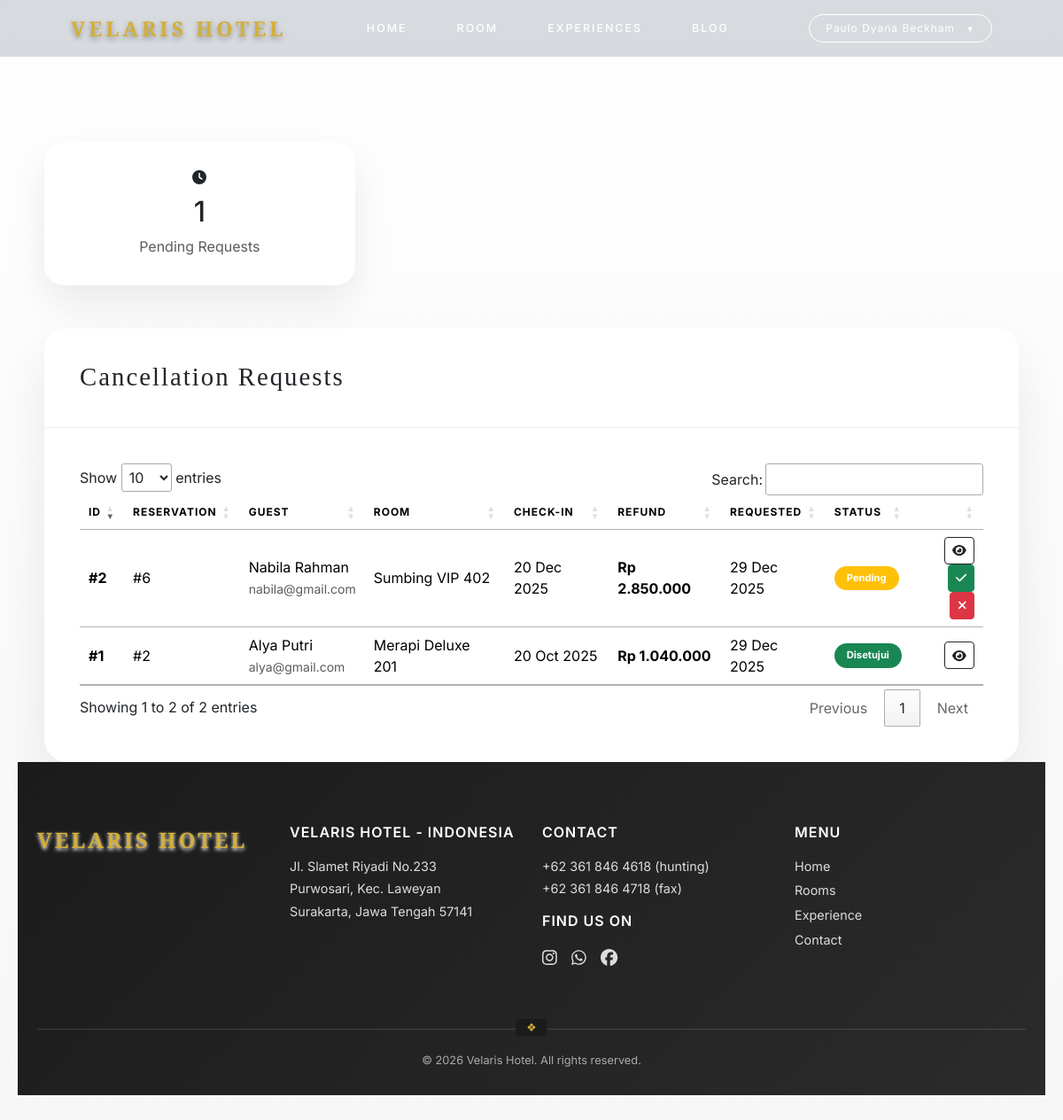
The app's page /admin/pembatalan/index.php (signed in), older data.
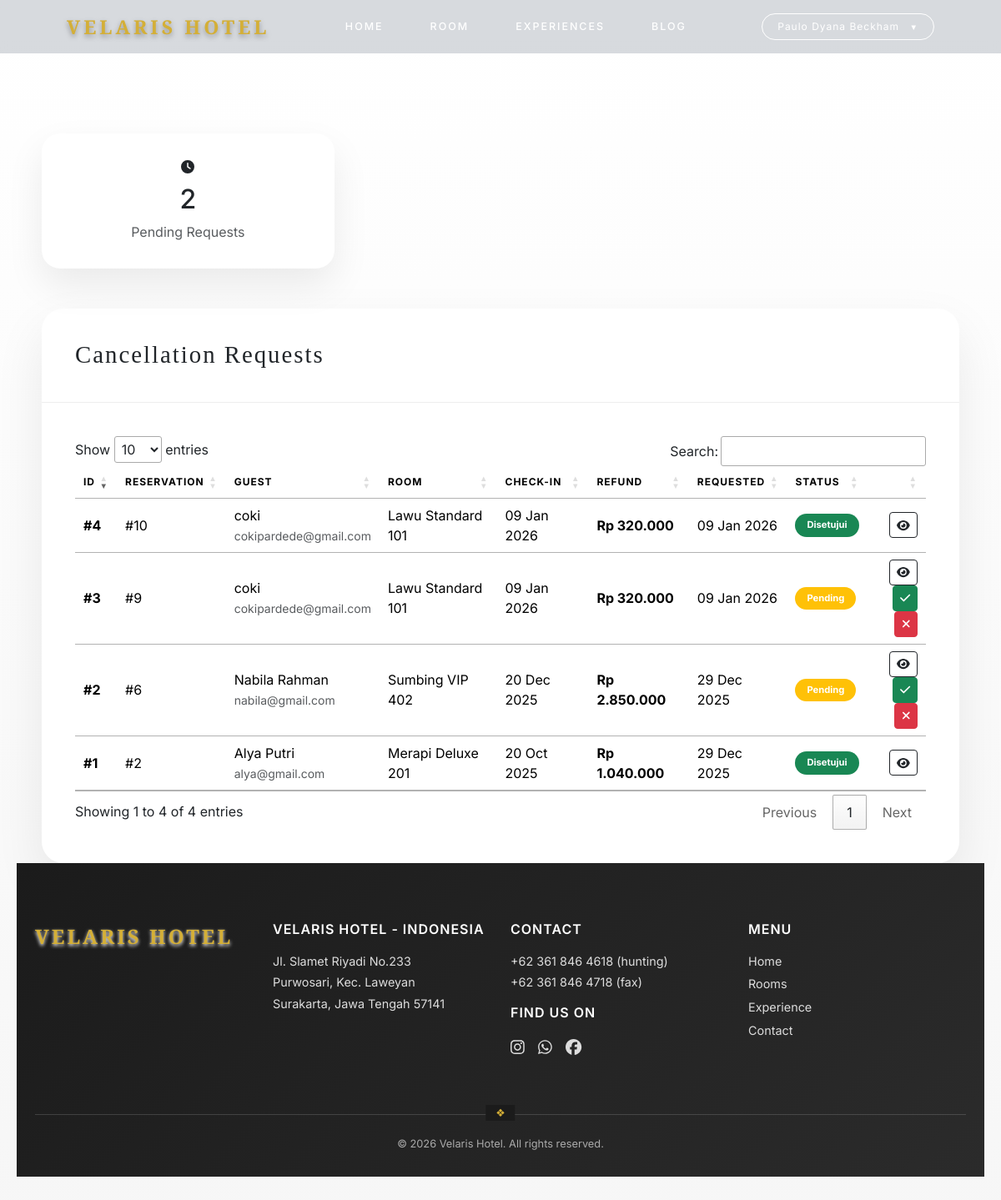
The same page, newer data.
### tables this page shows
CREATE TABLE `pembatalan` (
  `id_batal` int NOT NULL,
  `id_reservasi` int NOT NULL,
  `tgl_pengajuan` timestamp NOT NULL DEFAULT CURRENT_TIMESTAMP,
  `tgl_diproses` datetime DEFAULT NULL,
  `alasan` text NOT NULL,
  `nama_bank` varchar(50) NOT NULL,
  `no_rekening` varchar(50) NOT NULL,
  `nama_pemilik` varchar(100) NOT NULL,
  `status_pengajuan` enum('pending','disetujui','ditolak') DEFAULT 'pending',
  `catatan_admin` text
);

CREATE TABLE `users` (
  `id_user` int NOT NULL,
  `nama_lengkap` varchar(100) NOT NULL,
  `email` varchar(100) NOT NULL,
  `password` varchar(255) NOT NULL,
  `no_hp` varchar(20) NOT NULL,
  `role` enum('admin','staff','user') DEFAULT 'user',
  `created_at` timestamp NOT NULL DEFAULT CURRENT_TIMESTAMP
);

CREATE TABLE `kamar` (
  `id_kamar` int NOT NULL,
  `nama_kamar` varchar(100) NOT NULL,
  `tipe_kamar` varchar(50) NOT NULL,
  `harga` decimal(10,2) NOT NULL,
  `deskripsi` text,
  `foto_kamar` varchar(255) DEFAULT NULL,
  `stok` int NOT NULL DEFAULT '0'
);

CREATE TABLE `reservasi` (
  `id_reservasi` int NOT NULL,
  `id_user` int NOT NULL,
  `id_kamar` int NOT NULL,
  `kode_booking` varchar(25) NOT NULL,
  `tgl_checkin` date NOT NULL,
  `tgl_checkout` date NOT NULL,
  `jumlah_kamar` int NOT NULL DEFAULT '1',
  `total_harga` decimal(10,2) NOT NULL,
  `bukti_bayar` varchar(255) DEFAULT NULL,
  `status` enum('menunggu_bayar','menunggu_verifikasi','lunas','pembatalan_diajukan','batal','selesai','checkin') DEFAULT 'menunggu_bayar',
  `created_at` timestamp NOT NULL DEFAULT CURRENT_TIMESTAMP
);

### config/database.php (called while the page is built, shortened)
<?php
class Koneksi {
    private $host = "127.0.0.1";
    private $user = "root";
    private $pass = "";
    private $db   = "db_velarishotel";
    private $port = 3306;
    function getKoneksi() {
        $this->conn = mysqli_connect(
            $this->host,
            $this->user,
            $this->pass,
            $this->db,
            $this->port
        );
        mysqli_set_charset($this->conn, "utf8mb4");
        return $this->conn;
    }
}
$database = new Koneksi();
$conn = $database->getKoneksi();
function query($sql) {
    global $conn;
    $result = mysqli_query($conn, $sql);
    return $result;
}
function fetch_all($sql) {
    $result = query($sql);
    $data = [];
    if ($result && mysqli_num_rows($result) > 0) {
        while ($row = mysqli_fetch_assoc($result)) {
            $data[] = $row;
        }
    }
    return $data;
}
?>

### config/functions.php (called while the page is built, shortened)
<?php
require_once __DIR__ . '/database.php';
function format_rupiah($angka) {
    return 'Rp ' . number_format($angka, 0, ',', '.');
}
function format_tanggal($tanggal, $format = 'd F Y') {
    $timestamp = strtotime($tanggal);
    return date($format, $timestamp);
}
?>

### admin/pembatalan/index.php (the view, shortened to what the changed rows need)
<?php
require_once __DIR__ . '/../../config/database.php';
require_once __DIR__ . '/../../config/functions.php';
$cancellations = fetch_all("
    SELECT
        p.*,
        r.tgl_checkin,
        r.total_harga,
        u.nama_lengkap,
        u.email,
        k.nama_kamar
    FROM pembatalan p
    JOIN reservasi r ON p.id_reservasi = r.id_reservasi
    JOIN users u ON r.id_user = u.id_user
    JOIN kamar k ON r.id_kamar = k.id_kamar
    ORDER BY p.tgl_pengajuan DESC
");
$pending_count = 0;
foreach ($cancellations as $c) {
    if ($c['status_pengajuan'] === 'pending') $pending_count++;
}
require_once __DIR__ . '/../includes/header.php';
?>
<div class="page-wrapper">
    <div class="lux-container">
        <div class="row mb-5">
            <div class="col-md-4">
                <div class="stat-box">
                    <i class="fas fa-clock mb-2"></i>
                    <h2><?= $pending_count ?></h2>
                    <p class="text-muted mb-0">Pending Requests</p>
                </div>
            </div>
        </div>
        <div class="lux-card">
            <div class="lux-body">
                <div class="table-responsive">
                    <table id="cancellationsTable" class="table lux-table table-hover align-middle">
                        <thead>
                            <tr>
                                <th>ID</th>
                                <th>Reservation</th>
                                <th>Guest</th>
                                <th>Room</th>
                                <th>Check-in</th>
                                <th>Refund</th>
                                <th>Requested</th>
                                <th>Status</th>
                                <th class="text-end"></th>
                            </tr>
                        </thead>
                        <tbody>
                        <?php foreach ($cancellations as $c): ?>
                            <tr>
                                <td><strong>#<?= $c['id_batal'] ?></strong></td>
                                <td>#<?= $c['id_reservasi'] ?></td>
                                <td>
                                    <?= htmlspecialchars($c['nama_lengkap']) ?><br>
                                    <small class="text-muted"><?= htmlspecialchars($c['email']) ?></small>
                                </td>
                                <td><?= htmlspecialchars($c['nama_kamar']) ?></td>
                                <td><?= format_tanggal($c['tgl_checkin'], 'd M Y') ?></td>
                                <td><strong><?= format_rupiah($c['total_harga']) ?></strong></td>
                                <td><?= format_tanggal($c['tgl_pengajuan'], 'd M Y') ?></td>
                                <td>
                                    <span class="badge bg-<?=
                                        $c['status_pengajuan']=='pending'?'warning':
                                        ($c['status_pengajuan']=='disetujui'?'success':'danger')
                                    ?>">
                                        <?= ucfirst($c['status_pengajuan']) ?>
                                    </span>
                                </td>
                                <td class="text-end">
                                    <a href="detail.php?id=<?= $c['id_batal'] ?>"
                                    class="btn btn-sm btn-outline-dark">
                                        <i class="fas fa-eye"></i>
                                    </a>
                                    <?php if ($c['status_pengajuan'] === 'pending'): ?>
                                    <button class="btn btn-sm btn-success btn-approve"
                                            data-id="<?= $c['id_batal'] ?>">
                                        <i class="fas fa-check"></i>
                                    </button>
                                    <button class="btn btn-sm btn-danger btn-reject"
                                            data-id="<?= $c['id_batal'] ?>">
                                        <i class="fas fa-times"></i>
                                    </button>
                                    <?php endif; ?>
                                </td>
                            </tr>
                        <?php endforeach ?>
                        </tbody>
                    </table>
        </div>
    </div>
</div>
<?php require_once __DIR__ . '/../includes/footer.php'; ?>

Row changes from the older to the newer data that the page shows:
added pembatalan: id_batal "4", id_reservasi "10", users.nama_lengkap "coki", users.email "cokipardede@gmail.com", kamar.nama_kamar "Lawu Standard 101", id_reservasi.tgl_checkin "09 Jan 2026", id_reservasi.total_harga "Rp 320.000", tgl_pengajuan "09 Jan 2026", status_pengajuan "Disetujui"
added pembatalan: id_batal "3", id_reservasi "9", users.nama_lengkap "coki", users.email "cokipardede@gmail.com", kamar.nama_kamar "Lawu Standard 101", id_reservasi.tgl_checkin "09 Jan 2026", id_reservasi.total_harga "Rp 320.000", tgl_pengajuan "09 Jan 2026", status_pengajuan "Pending"
Text that changed along with them:
$pending_count: "1" → "2"
text written by a page script: "Show entries Search: Showing 1 to 2 of 2 entries Previous 1 Next" → "Show entries Search: Showing 1 to 4 of 4 entries Previous 1 Next"
